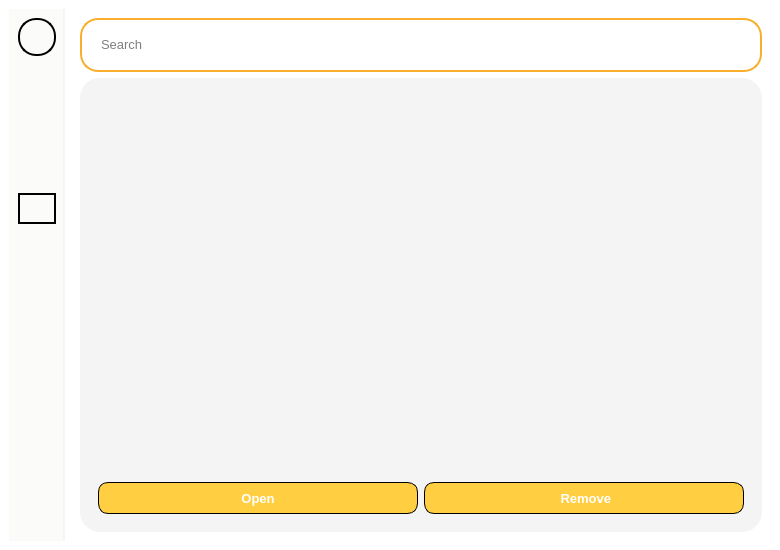
<?xml version="1.0" encoding="UTF-8"?>
<ui version="4.0">
 <class>MainWindow</class>
 <widget class="QMainWindow" name="MainWindow">
  <property name="geometry">
   <rect>
    <x>0</x>
    <y>0</y>
    <width>780</width>
    <height>550</height>
   </rect>
  </property>
  <property name="minimumSize">
   <size>
    <width>780</width>
    <height>550</height>
   </size>
  </property>
  <property name="windowTitle">
   <string>MainWindow</string>
  </property>
  <property name="styleSheet">
   <string notr="true">padding: 0px;
border: 0px;
background-color: white;</string>
  </property>
  <widget class="QWidget" name="centralwidget">
   <layout class="QHBoxLayout" name="horizontalLayout">
    <item>
     <widget class="QWidget" name="widget" native="true">
      <property name="styleSheet">
       <string notr="true">max-width: 54px;
background-color: #FBFBFA;
border-right: 2px solid #F5F5F4;
padding: 0px;
margin: 0px;</string>
      </property>
      <layout class="QVBoxLayout" name="verticalLayout_2">
       <item>
        <widget class="QLabel" name="label">
         <property name="font">
          <font>
           <pointsize>10</pointsize>
           <weight>75</weight>
           <bold>true</bold>
          </font>
         </property>
         <property name="styleSheet">
          <string notr="true">min-height: 34px;
max-height: 34px;
min-width: 34px;
max-width: 34px;
border: 2px solid black;
border-radius: 18px;</string>
         </property>
         <property name="text">
          <string/>
         </property>
         <property name="pixmap">
          <pixmap>../Image/icon.png</pixmap>
         </property>
         <property name="scaledContents">
          <bool>true</bool>
         </property>
         <property name="alignment">
          <set>Qt::AlignCenter</set>
         </property>
        </widget>
       </item>
       <item>
        <widget class="QLabel" name="label_5">
         <property name="styleSheet">
          <string notr="true">border: 0px;</string>
         </property>
         <property name="text">
          <string/>
         </property>
        </widget>
       </item>
       <item>
        <widget class="QLabel" name="label_2">
         <property name="font">
          <font>
           <pointsize>10</pointsize>
           <weight>75</weight>
           <bold>true</bold>
          </font>
         </property>
         <property name="styleSheet">
          <string notr="true">QLabel{
	max-height: 22px;
	border: 2px solid #FBFBFA;
	padding: 6px;
	border-radius: 18px;
}

QLabel:hover{
	max-height: 22px;
	border: 2px solid gray;
	padding: 6px;
	border-radius: 18px;
}</string>
         </property>
         <property name="text">
          <string/>
         </property>
         <property name="pixmap">
          <pixmap>../Image/home_d.png</pixmap>
         </property>
         <property name="scaledContents">
          <bool>true</bool>
         </property>
         <property name="alignment">
          <set>Qt::AlignCenter</set>
         </property>
        </widget>
       </item>
       <item>
        <widget class="QLabel" name="label_9">
         <property name="font">
          <font>
           <pointsize>10</pointsize>
           <weight>75</weight>
           <bold>true</bold>
          </font>
         </property>
         <property name="styleSheet">
          <string notr="true">QLabel{
	max-height: 22px;
	border: 2px solid #FBFBFA;
	padding: 6px;
	border-radius: 18px;
}

QLabel:hover{
	max-height: 22px;
	border: 2px solid gray;
	padding: 6px;
	border-radius: 18px;
}</string>
         </property>
         <property name="text">
          <string/>
         </property>
         <property name="pixmap">
          <pixmap>../Image/notes_d.png</pixmap>
         </property>
         <property name="scaledContents">
          <bool>true</bool>
         </property>
         <property name="alignment">
          <set>Qt::AlignCenter</set>
         </property>
        </widget>
       </item>
       <item>
        <widget class="QLabel" name="label_4">
         <property name="font">
          <font>
           <pointsize>10</pointsize>
           <weight>75</weight>
           <bold>true</bold>
          </font>
         </property>
         <property name="styleSheet">
          <string notr="true">QLabel{
	max-height: 22px;
	border: 2px solid #FBFBFA;
	padding: 6px;
	border-radius: 18px;
}

QLabel:hover{
	max-height: 22px;
	border: 2px solid gray;
	padding: 6px;
	border-radius: 18px;
}</string>
         </property>
         <property name="text">
          <string/>
         </property>
         <property name="pixmap">
          <pixmap>../Image/chat_d.png</pixmap>
         </property>
         <property name="scaledContents">
          <bool>true</bool>
         </property>
         <property name="alignment">
          <set>Qt::AlignCenter</set>
         </property>
        </widget>
       </item>
       <item>
        <widget class="QLabel" name="label_7">
         <property name="font">
          <font>
           <pointsize>10</pointsize>
           <weight>75</weight>
           <bold>true</bold>
          </font>
         </property>
         <property name="styleSheet">
          <string notr="true">max-height: 22px;
border: 2px solid black;
padding: 6px;
border-radius: 18px;</string>
         </property>
         <property name="text">
          <string/>
         </property>
         <property name="pixmap">
          <pixmap>../Image/search_a.png</pixmap>
         </property>
         <property name="scaledContents">
          <bool>true</bool>
         </property>
         <property name="alignment">
          <set>Qt::AlignCenter</set>
         </property>
        </widget>
       </item>
       <item>
        <spacer name="verticalSpacer">
         <property name="orientation">
          <enum>Qt::Vertical</enum>
         </property>
         <property name="sizeHint" stdset="0">
          <size>
           <width>20</width>
           <height>40</height>
          </size>
         </property>
        </spacer>
       </item>
       <item>
        <widget class="QLabel" name="label_6">
         <property name="font">
          <font>
           <pointsize>10</pointsize>
           <weight>75</weight>
           <bold>true</bold>
          </font>
         </property>
         <property name="styleSheet">
          <string notr="true">QLabel{
	max-height: 22px;
	border: 2px solid #FBFBFA;
	padding: 6px;
	border-radius: 18px;
}

QLabel:hover{
	max-height: 22px;
	border: 2px solid gray;
	padding: 6px;
	border-radius: 18px;
}</string>
         </property>
         <property name="text">
          <string/>
         </property>
         <property name="pixmap">
          <pixmap>../Image/about_b.png</pixmap>
         </property>
         <property name="scaledContents">
          <bool>true</bool>
         </property>
         <property name="alignment">
          <set>Qt::AlignCenter</set>
         </property>
        </widget>
       </item>
       <item>
        <widget class="QLabel" name="label_8">
         <property name="font">
          <font>
           <pointsize>10</pointsize>
           <weight>75</weight>
           <bold>true</bold>
          </font>
         </property>
         <property name="styleSheet">
          <string notr="true">QLabel{
	max-height: 22px;
	border: 2px solid #FBFBFA;
	padding: 6px;
	border-radius: 18px;
}

QLabel:hover{
	max-height: 22px;
	border: 2px solid gray;
	padding: 6px;
	border-radius: 18px;
}</string>
         </property>
         <property name="text">
          <string/>
         </property>
         <property name="pixmap">
          <pixmap>../Image/log_out.png</pixmap>
         </property>
         <property name="scaledContents">
          <bool>true</bool>
         </property>
         <property name="alignment">
          <set>Qt::AlignCenter</set>
         </property>
        </widget>
       </item>
      </layout>
     </widget>
    </item>
    <item>
     <widget class="QWidget" name="widget_2" native="true">
      <property name="styleSheet">
       <string notr="true"/>
      </property>
      <layout class="QVBoxLayout" name="verticalLayout">
       <item>
        <widget class="QWidget" name="widget_5" native="true">
         <property name="styleSheet">
          <string notr="true">QWidget{
	background-color: white;
	border: 2px solid #faae2b;
	max-height: 50px;
	min-height: 50px;
	border-radius: 18px;
	margin: 0px;
}

QWidget:hover{
	background-color: white;
	border: 3px solid #faae2b;
	max-height: 50px;
	min-height: 50px;
	border-radius: 18px;
	margin: 0px;
}

QWidget:pressed{
	background-color: rgb(235, 235, 235);
	border: 3px solid #faae2b;
	max-height: 50px;
	min-height: 50px;
	border-radius: 18px;
	margin: 0px;
}</string>
         </property>
         <layout class="QHBoxLayout" name="horizontalLayout_2">
          <item>
           <widget class="QLineEdit" name="lineEdit">
            <property name="font">
             <font>
              <pointsize>10</pointsize>
             </font>
            </property>
            <property name="styleSheet">
             <string notr="true">max-height: 35px;
min-height: 35px;
border: 0px;
padding-left: 10px</string>
            </property>
            <property name="placeholderText">
             <string>Search</string>
            </property>
           </widget>
          </item>
          <item>
           <widget class="QPushButton" name="pushButton_2">
            <property name="styleSheet">
             <string notr="true">QPushButton{
	background-color: white;
	border: 2px solid transparent;
	max-height: 35px;
	min-height: 35px;
	max-width: 35px;
	min-width: 35px;
	border-radius: 18px;
	margin: 0px;
	padding: 0px;
}

QPushButton:hover{
	background-color: rgb(235, 235, 235);
	border: 3px solid transparent;
	max-height: 35px;
	min-height: 35px;
	border-radius: 18px;
	margin: 0px; 
	padding: 0px;
}

QPushButton:pressed{
	background-color: rgb(235, 235, 235);
	border: 4px solid transparent;
	max-height: 35px;
	min-height: 35px;
	border-radius: 18px;
	margin: 0px; 
	padding: 0px;
}</string>
            </property>
            <property name="text">
             <string/>
            </property>
            <property name="icon">
             <iconset>
              <normaloff>../Image/search_d.png</normaloff>../Image/search_d.png</iconset>
            </property>
            <property name="iconSize">
             <size>
              <width>24</width>
              <height>24</height>
             </size>
            </property>
           </widget>
          </item>
         </layout>
        </widget>
       </item>
       <item>
        <widget class="QWidget" name="widget_3" native="true">
         <property name="styleSheet">
          <string notr="true">border-radius: 20px;
background-color: #F4F4F4;</string>
         </property>
         <layout class="QVBoxLayout" name="verticalLayout_4">
          <item>
           <widget class="QListWidget" name="listWidget_2">
            <property name="font">
             <font>
              <pointsize>13</pointsize>
             </font>
            </property>
            <property name="styleSheet">
             <string notr="true">QListWidget{
	border: 0px;
	margin-top: 0px;
}

QListWidget::item {
	background-color: white;
	height: 60px;
	margin: 5px;
	margin-bottom: 10px;
	border-radius: 15px;
	padding-left: 15px;
	padding-right: 15px;
}

QListWidget::item::hover{
	background-color: rgb(250, 250, 250);
	color: black;
	height: 60px;
	margin: 5px;
	margin-bottom: 10px;
	border-radius: 15px;
	padding-left: 15px;
	padding-right: 15px;
}

QListWidget::item::selected{
	background-color: rgb(250, 250, 250);
	color: black;
	height: 60px;
	margin: 5px;
	margin-bottom: 10px;
	border-radius: 15px;
	padding-left: 15px;
	padding-right: 15px;
	border: 2px solid gray;
}</string>
            </property>
            <property name="verticalScrollBarPolicy">
             <enum>Qt::ScrollBarAlwaysOff</enum>
            </property>
            <property name="horizontalScrollBarPolicy">
             <enum>Qt::ScrollBarAlwaysOff</enum>
            </property>
           </widget>
          </item>
          <item>
           <widget class="QWidget" name="widget_4" native="true">
            <layout class="QHBoxLayout" name="horizontalLayout_3">
             <item>
              <widget class="QPushButton" name="pushButton_4">
               <property name="font">
                <font>
                 <family>Segoe UI</family>
                 <pointsize>10</pointsize>
                 <weight>75</weight>
                 <bold>true</bold>
                </font>
               </property>
               <property name="styleSheet">
                <string notr="true">QPushButton{
	border: 1px solid black;
	height: 30px;
	border-radius: 10px;
	background-color: #FFCE41;
	color: white;
}

QPushButton::hover{
	border: 2px solid black;
	height: 30px;
	border-radius: 10px;
	background-color: #FFCE41;
}

QPushButton::pressed{
	border: 2px solid black;
	height: 30px;
	border-radius: 10px;
	background-color: rgb(234, 188, 59);
}</string>
               </property>
               <property name="text">
                <string>Open</string>
               </property>
               <property name="icon">
                <iconset>
                 <normaloff>../Image/all_note_view.png</normaloff>../Image/all_note_view.png</iconset>
               </property>
               <property name="iconSize">
                <size>
                 <width>16</width>
                 <height>16</height>
                </size>
               </property>
              </widget>
             </item>
             <item>
              <widget class="QPushButton" name="pushButton">
               <property name="font">
                <font>
                 <family>Segoe UI</family>
                 <pointsize>10</pointsize>
                 <weight>75</weight>
                 <bold>true</bold>
                </font>
               </property>
               <property name="styleSheet">
                <string notr="true">QPushButton{
	border: 1px solid black;
	height: 30px;
	border-radius: 10px;
	background-color: #FFCE41;
	color: white;
}

QPushButton::hover{
	border: 2px solid black;
	height: 30px;
	border-radius: 10px;
	background-color: #FFCE41;
}

QPushButton::pressed{
	border: 2px solid black;
	height: 30px;
	border-radius: 10px;
	background-color: rgb(234, 188, 59);
}</string>
               </property>
               <property name="text">
                <string> Remove</string>
               </property>
               <property name="icon">
                <iconset>
                 <normaloff>../Image/remove.png</normaloff>../Image/remove.png</iconset>
               </property>
               <property name="iconSize">
                <size>
                 <width>16</width>
                 <height>16</height>
                </size>
               </property>
              </widget>
             </item>
            </layout>
           </widget>
          </item>
         </layout>
        </widget>
       </item>
      </layout>
     </widget>
    </item>
   </layout>
  </widget>
 </widget>
 <resources/>
 <connections/>
</ui>
